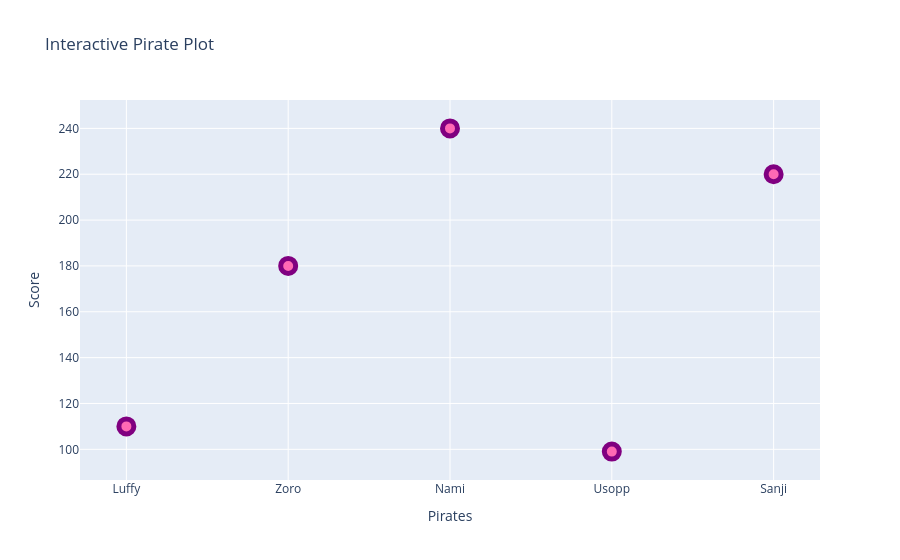

Notebook code for this chart:
### Code cell
graph=go.Figure()
graph.add_trace(go.Scatter(x=x1, y=y1, mode='markers', 
                marker=dict(size=15, color='hotpink', opacity=1, ### point size and colour
                            line=dict(width=5, color='purple')))) ### point outline


graph.update_layout(
    title="Interactive Pirate Plot", 
    xaxis_title="Pirates", 
    yaxis_title="Score")

### Figure 1 — Plotly figure (JSON) as saved in the notebook; plotly's stock layout.template omitted (floating-point values rounded to 4 significant figures)
{"data": [{"marker": {"color": "hotpink", "line": {"color": "purple", "width": 5}, "opacity": 1, "size": 15}, "mode": "markers", "type": "scatter", "x": ["Luffy", "Zoro", "Nami", "Usopp", "Sanji"], "y": [110, 180, 240, 99, 220]}], "layout": {"title": {"text": "Interactive Pirate Plot"}, "xaxis": {"title": {"text": "Pirates"}}, "yaxis": {"title": {"text": "Score"}}}}
